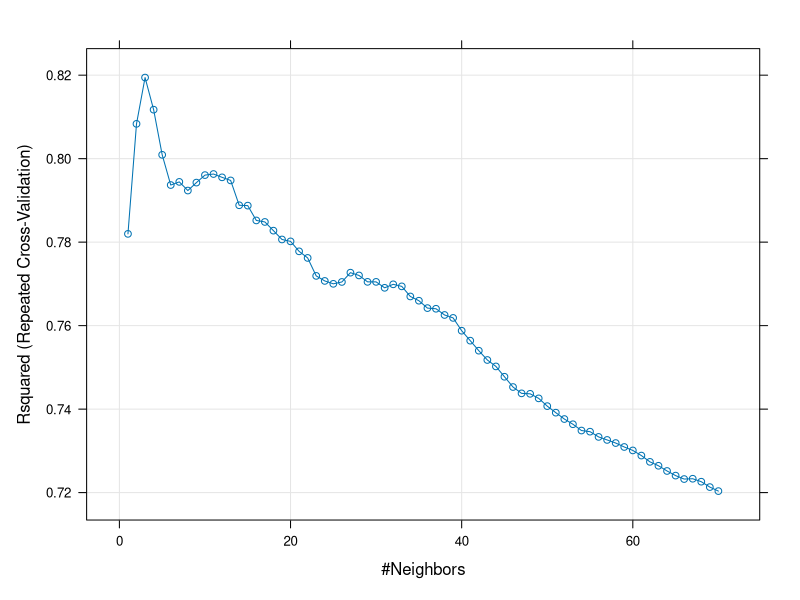
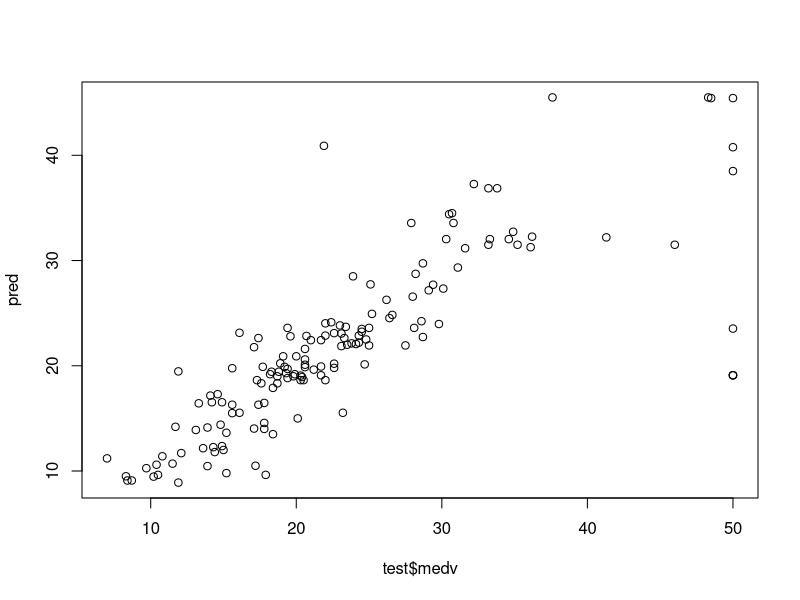

The R source for these figures, in order:

# import libraries

library(caret)
library(pROC)
library(mlbench)


# Read Data
data("BostonHousing")
data <- BostonHousing
str(data)

# Data Partition
set.seed(1234)
ind <- sample(2,nrow(data),replace = T,prob = c(0.7,0.3))
training <- data[ind==1,]
test <- data[ind==2,]

# KNN Model

trControl <- trainControl(method = 'repeatedcv',
                          number = 10,
                          repeats = 3
                          )

set.seed(333)
fit <- train(medv~.,
             data = training,
             tuneGrid=expand.grid(k=1:70),
             method='knn',
             metric='Rsquared',
             trControl=trControl,
             preProc=c('center','scale'))

# Model Performance
fit
plot(fit)
varImp(fit)

# Prediction
pred <- predict(fit,newdata = test)
RMSE(pred,test$medv)
plot(pred~test$medv)
